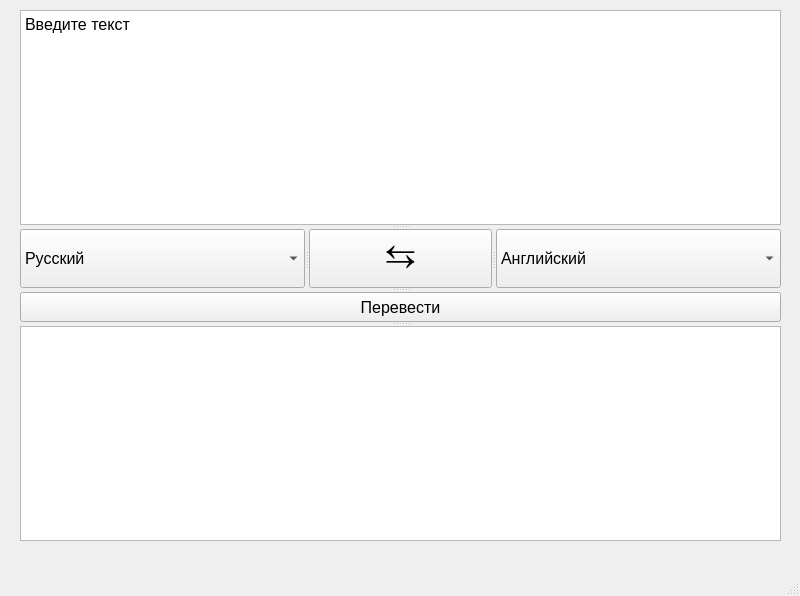
<?xml version="1.0" encoding="UTF-8"?>
<ui version="4.0">
 <class>MainWindow</class>
 <widget class="QMainWindow" name="MainWindow">
  <property name="geometry">
   <rect>
    <x>0</x>
    <y>0</y>
    <width>800</width>
    <height>596</height>
   </rect>
  </property>
  <property name="windowTitle">
   <string>MainWindow</string>
  </property>
  <widget class="QWidget" name="centralwidget">
   <widget class="QSplitter" name="splitter_2">
    <property name="geometry">
     <rect>
      <x>20</x>
      <y>10</y>
      <width>761</width>
      <height>531</height>
     </rect>
    </property>
    <property name="orientation">
     <enum>Qt::Vertical</enum>
    </property>
    <widget class="QTextEdit" name="source_text">
     <property name="font">
      <font>
       <pointsize>12</pointsize>
      </font>
     </property>
     <property name="html">
      <string>&lt;!DOCTYPE HTML PUBLIC &quot;-//W3C//DTD HTML 4.0//EN&quot; &quot;http://www.w3.org/TR/REC-html40/strict.dtd&quot;&gt;
&lt;html&gt;&lt;head&gt;&lt;meta name=&quot;qrichtext&quot; content=&quot;1&quot; /&gt;&lt;style type=&quot;text/css&quot;&gt;
p, li { white-space: pre-wrap; }
&lt;/style&gt;&lt;/head&gt;&lt;body style=&quot; font-family:'MS Shell Dlg 2'; font-size:12pt; font-weight:400; font-style:normal;&quot;&gt;
&lt;p style=&quot; margin-top:0px; margin-bottom:0px; margin-left:0px; margin-right:0px; -qt-block-indent:0; text-indent:0px;&quot;&gt;Введите текст&lt;/p&gt;
&lt;p style=&quot;-qt-paragraph-type:empty; margin-top:0px; margin-bottom:0px; margin-left:0px; margin-right:0px; -qt-block-indent:0; text-indent:0px;&quot;&gt;&lt;br /&gt;&lt;/p&gt;&lt;/body&gt;&lt;/html&gt;</string>
     </property>
    </widget>
    <widget class="QSplitter" name="splitter">
     <property name="orientation">
      <enum>Qt::Horizontal</enum>
     </property>
     <widget class="QComboBox" name="from_lang">
      <property name="font">
       <font>
        <pointsize>12</pointsize>
       </font>
      </property>
      <item>
       <property name="text">
        <string>Русский</string>
       </property>
      </item>
      <item>
       <property name="text">
        <string>Английский</string>
       </property>
      </item>
      <item>
       <property name="text">
        <string>Китайский</string>
       </property>
      </item>
      <item>
       <property name="text">
        <string>Испанский</string>
       </property>
      </item>
      <item>
       <property name="text">
        <string>Арабский</string>
       </property>
      </item>
      <item>
       <property name="text">
        <string>Французский</string>
       </property>
      </item>
      <item>
       <property name="text">
        <string>Турецкий</string>
       </property>
      </item>
     </widget>
     <widget class="QPushButton" name="reverse">
      <property name="font">
       <font>
        <pointsize>28</pointsize>
       </font>
      </property>
      <property name="text">
       <string>⇆</string>
      </property>
     </widget>
     <widget class="QComboBox" name="to_lang">
      <property name="font">
       <font>
        <pointsize>12</pointsize>
       </font>
      </property>
      <item>
       <property name="text">
        <string>Английский</string>
       </property>
      </item>
      <item>
       <property name="text">
        <string>Русский</string>
       </property>
      </item>
      <item>
       <property name="text">
        <string>Китайский</string>
       </property>
      </item>
      <item>
       <property name="text">
        <string>Испанский</string>
       </property>
      </item>
      <item>
       <property name="text">
        <string>Арабский</string>
       </property>
      </item>
      <item>
       <property name="text">
        <string>Французский</string>
       </property>
      </item>
      <item>
       <property name="text">
        <string>Турецкий</string>
       </property>
      </item>
     </widget>
    </widget>
    <widget class="QPushButton" name="translate">
     <property name="font">
      <font>
       <pointsize>12</pointsize>
      </font>
     </property>
     <property name="text">
      <string>Перевести</string>
     </property>
    </widget>
    <widget class="QTextEdit" name="translated_text">
     <property name="font">
      <font>
       <pointsize>12</pointsize>
      </font>
     </property>
    </widget>
   </widget>
  </widget>
  <widget class="QMenuBar" name="menubar">
   <property name="geometry">
    <rect>
     <x>0</x>
     <y>0</y>
     <width>800</width>
     <height>26</height>
    </rect>
   </property>
  </widget>
  <widget class="QStatusBar" name="statusbar"/>
 </widget>
 <resources/>
 <connections/>
</ui>
